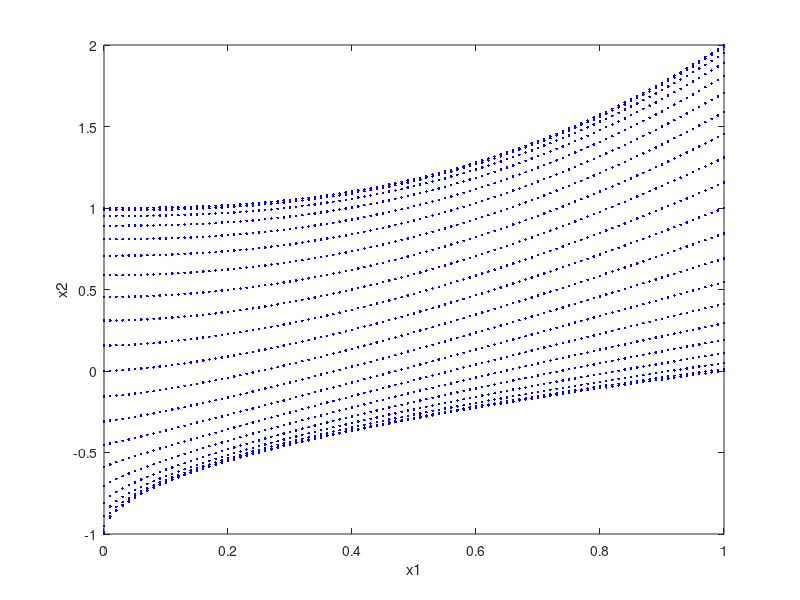

The MATLAB script that drew this image:
hold off 
t=0.5;
for t=-1:0.1:1;

    x1=0:0.01:1 ;
    Gt=sin(0.5*pi*t);
    Ht=1.5+Gt;
     x2=Gt+x1.^Ht;
     plot(x1,x2,'b.')
%     y1=abs(x.*sin((2*alphf+0.5)*pi*x))+10*t;
%     plot(x,y1,'Linewidth',2)
    ylabel('x2');
    xlabel('x1');
    ylim([-1,2]);
    xlim([0,1]);
    hold on
    pause(1);
end;